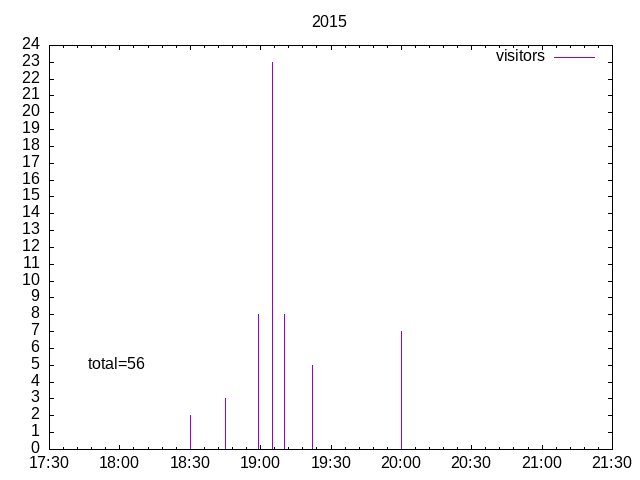

gnuplot code for this plot:
set xdata time
set timefmt "%H:%M"
set xrange ["17:30":"21:30"]
set yrange [0:24]
set ytics 0,1
set format x "%H:%M"
set title '2015'
set terminal png
set output '2015.png'
set label 1 "total=56" at 64000,5
plot '2015.dat' index 0 using 1:2 with impulses title 'visitors'
